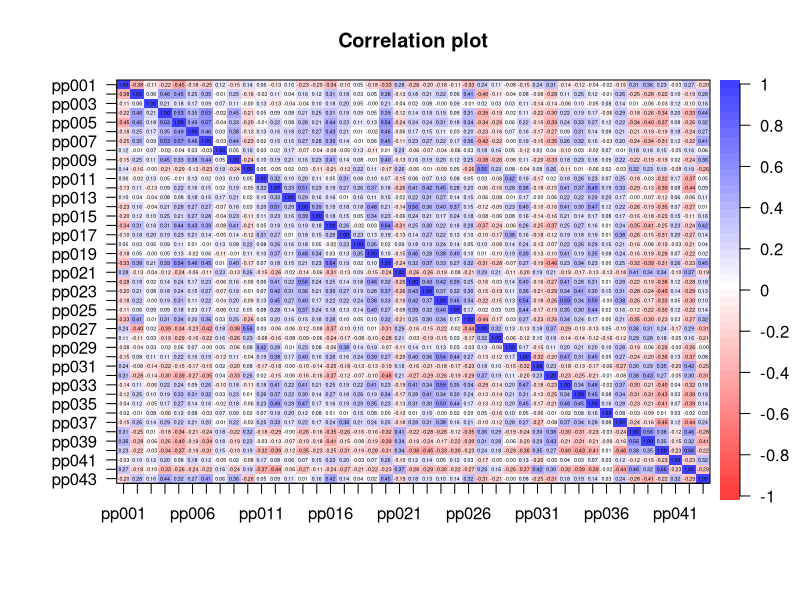
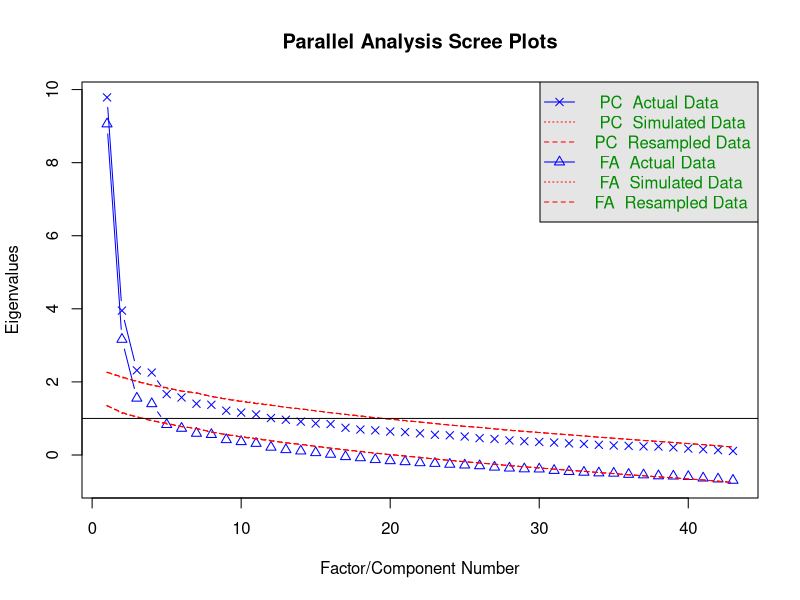

The R script that drew these images, in order: (Note: this script raises an error after producing the figures.)
## ---- chunk 1
library(car) # Function Recode
library(psych) # Function Describe
praticasPro  <- read.csv("praticasprofissionais_df.csv")
## Summing scales to remove NA's
praticasPro$scaleSum  <- rowSums(praticasPro[,24:66])
## Subset completed observations and consented participation
praticasPro  <- subset(praticasPro, subset=praticasPro$termo=="Sim" & praticasPro$estado=="Finalizadas" & !is.na(praticasPro$scaleSum))

## ---- chunk 2
idade  <- as.character(praticasPro$idade)
idade[9]  <- "35"; idade[44] <- "29"; idade[69]  <- "31"; idade[111]   <-  42;
praticasPro$age  <- as.numeric(gsub("anos(.*)", "", idade))
summary(praticasPro$age) # all
by(praticasPro$age, praticasPro$sexo, describe) #by sex

## ---- chunk 3
cbind(round(prop.table(table(praticasPro$sexo)),2))
## ---- chunk 4
cbind(round(prop.table(table(praticasPro$escolaridade)),2))
## ---- chunk 5
cbind(round(prop.table(table(praticasPro$estadocivil)),2))
## ---- chunk 6
timeWorking  <- as.character(praticasPro$tempo.atuacao)
praticasPro$timeWorking  <- as.numeric(gsub("anos(.*)", "", timeWorking)) 
describe(praticasPro$timeWorking)
## ---- chunk 7
cbind(round(prop.table(table(praticasPro$religiao)),2))  
## ---- chunk 8
cbind(round(prop.table(table(praticasPro$contato.tema)),2)) 
## ---- chunk 9
cbind(round(prop.table(table(praticasPro$lida.com)),2)) 
## ---- chunk 10
cbind(round(prop.table(table(praticasPro$onde.lida.com)),2))
## ---- chunk 11
questions  <- read.csv("praticasprofissionais_questions.csv", col.names = "Itens", header=FALSE)
print(questions[1:42,1], type="html", justify = "left" )
## ---- chunk 12
describe(praticasPro[,24:66], skew=FALSE)
## ---- chunk 13
cor.plot(cor(praticasPro[,24:66], method="kendal", use="complete.obs"), numbers= TRUE)
## ---- chunk 14
alpha(praticasPro[,24:66])
## ---- chunk 15
KMO(praticasPro[,24:66])
## ---- chunk 16
bartlett.test(praticasPro[,24:66])
## ---- chunk 17
fa.parallel(praticasPro[,24:66], fm="minres", fa="both", ylabel="Eigenvalues") # yields 3 components and 4 factors
## ---- chunk 18
pca <- fa.poly(praticasPro[,24:66], nfactors = 4, rotate = "oblimin", fm="minres")
print.psych(pca, digits=2, cut=0.3)
## ---- chunk 19
fa.diagram(pca)
